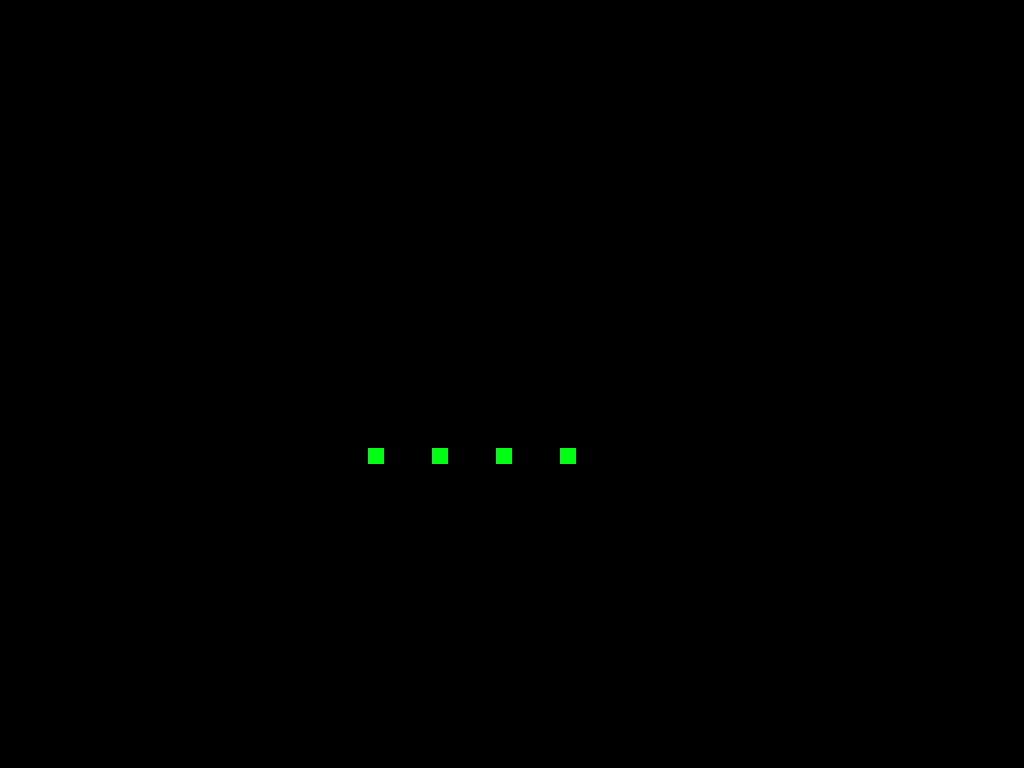

A level layout from a 2D game, rendered from its tile map. Below: a short description, then the map file with its tile-grid data intact:
An orthogonal 64x48 tile map with 16x16 px tiles, 1 tile layer (Calque de Tile 1).

<map version="1.0" orientation="orthogonal" renderorder="left-up" width="64" height="48" tilewidth="16" tileheight="16" nextobjectid="1">
 <tileset firstgid="1" name="tileset" tilewidth="16" tileheight="16" tilecount="2" columns="2">
  <image source="tileset.png" width="32" height="16" />
 </tileset>
 <layer name="Calque de Tile 1" width="64" height="48">
  <data encoding="csv">
0,0,0,0,0,0,0,0,0,0,0,0,0,0,0,0,0,0,0,1,1,1,1,0,0,0,0,0,0,0,0,0,0,0,0,0,0,0,0,0,0,0,0,0,0,0,0,0,0,0,0,0,0,0,0,0,0,0,0,0,0,0,0,0,
0,0,0,0,0,0,0,0,0,0,0,0,0,0,0,0,0,0,0,1,1,1,1,0,0,0,0,0,0,0,0,0,0,0,0,0,0,0,0,0,0,0,0,0,0,0,0,0,0,0,0,0,0,0,0,0,0,0,0,0,0,0,0,0,
0,0,0,0,0,0,0,0,0,0,0,0,0,0,0,0,0,0,0,1,1,1,1,0,0,0,0,0,0,0,0,0,0,0,0,0,0,0,0,0,0,0,0,0,0,0,0,0,0,0,0,0,0,0,0,0,0,0,0,0,0,0,0,0,
0,0,0,0,0,0,0,0,0,0,0,0,0,0,0,0,0,0,0,1,1,1,1,0,0,0,0,0,0,0,0,0,0,0,0,0,0,0,0,0,0,0,0,0,0,0,0,0,0,0,0,0,0,0,0,0,0,0,0,0,0,0,0,0,
0,0,0,0,0,0,0,0,0,0,0,0,0,0,0,0,0,0,0,1,1,1,1,0,0,0,0,0,0,0,0,0,0,0,0,0,0,0,0,0,0,0,0,0,0,0,0,0,0,0,0,0,0,0,0,0,0,0,0,0,0,0,0,0,
0,0,0,0,0,0,0,0,1,1,1,0,0,0,0,0,0,0,0,1,1,1,1,1,1,1,1,1,1,1,1,1,1,1,1,1,1,1,1,1,1,0,0,0,0,0,0,0,0,0,0,1,1,1,1,1,1,0,0,0,0,0,0,0,
0,0,0,0,0,0,0,0,1,1,1,0,0,0,0,0,0,0,0,1,1,1,1,1,1,1,1,1,1,1,1,1,1,1,1,1,1,1,1,1,1,0,0,0,0,0,0,0,0,0,0,1,1,1,1,1,1,0,0,0,0,0,0,0,
0,0,0,0,0,0,0,0,0,0,0,0,0,0,0,0,0,0,0,0,0,0,0,0,0,0,0,0,0,0,0,0,0,0,0,0,0,0,0,0,0,0,0,0,0,0,0,0,0,0,0,0,0,0,0,0,0,0,0,0,0,0,0,0,
0,0,0,0,0,0,0,0,0,0,0,0,0,0,0,0,0,0,0,0,0,0,0,0,0,0,0,0,0,0,0,0,0,0,0,0,0,0,0,0,0,0,0,0,0,0,0,0,0,0,0,0,0,0,0,0,0,0,0,0,0,0,0,0,
0,0,0,0,0,0,0,0,0,0,0,0,0,0,0,0,0,0,0,0,0,0,0,0,0,0,0,0,0,0,0,0,0,0,0,0,0,0,0,0,0,0,0,0,0,0,0,0,0,0,0,0,0,0,0,0,0,0,0,0,0,0,0,0,
0,0,0,0,0,0,0,0,0,0,0,0,0,0,0,0,0,0,0,0,0,0,0,0,0,0,0,0,0,0,0,0,0,0,0,0,0,0,0,0,0,0,0,0,0,0,0,0,0,0,0,0,0,0,0,0,0,0,0,0,0,0,0,0,
0,0,0,0,0,0,0,0,0,0,0,0,0,0,0,0,0,0,0,0,0,0,0,0,0,0,0,0,0,0,0,0,0,0,0,0,0,0,0,0,0,0,0,0,0,0,0,0,0,0,0,0,0,0,0,0,0,0,0,0,0,0,0,0,
0,0,0,0,0,0,0,0,0,0,0,0,0,0,0,0,0,0,0,0,0,0,0,0,0,0,0,0,0,0,0,0,0,0,0,0,0,0,0,0,0,0,0,0,0,0,0,0,0,0,0,0,0,0,0,0,0,0,0,0,0,0,0,0,
0,0,0,0,0,0,0,0,0,0,0,0,0,0,0,0,0,0,0,0,0,0,0,0,0,0,0,0,0,0,0,0,0,0,0,0,0,0,0,0,0,0,0,0,0,0,0,0,0,0,0,0,0,0,0,0,0,0,0,0,0,0,0,0,
0,0,0,0,0,0,0,0,0,0,0,0,0,0,0,0,0,0,0,0,0,0,0,0,0,0,0,0,0,0,0,0,0,0,0,0,0,0,0,0,0,0,0,0,0,0,0,0,0,0,0,0,0,0,0,0,0,0,0,0,0,0,0,0,
0,0,0,0,0,0,0,0,0,0,0,0,0,0,0,0,0,0,0,0,0,0,0,0,0,0,0,0,0,0,0,0,0,0,0,0,0,0,0,0,0,0,0,0,0,0,0,0,0,0,0,0,0,0,0,0,0,0,0,0,0,0,0,0,
0,0,0,0,0,0,0,0,0,0,0,0,0,0,0,0,0,1,1,1,1,1,1,1,1,1,1,0,0,0,0,0,0,0,0,0,0,0,0,0,0,0,0,0,0,0,0,0,0,0,0,0,0,0,0,0,0,0,0,0,0,0,0,0,
0,0,0,0,0,0,0,0,0,0,0,0,0,0,0,0,0,1,1,1,1,1,1,1,1,1,1,0,0,0,0,0,0,0,0,0,0,0,0,0,0,0,0,0,0,0,0,0,0,0,0,0,0,0,0,0,0,0,0,0,0,0,0,0,
0,0,0,0,0,0,0,0,0,0,0,0,0,0,0,0,0,1,1,0,0,0,0,0,0,0,0,0,0,0,0,0,0,0,0,0,0,0,0,0,0,0,0,0,0,0,0,0,0,0,0,0,0,0,0,0,0,0,0,0,0,0,0,0,
0,0,0,0,0,0,0,0,0,0,0,0,0,0,0,0,0,1,1,0,0,0,0,0,0,0,0,0,0,0,0,0,0,0,0,0,0,0,0,0,0,0,0,0,0,0,0,0,0,0,0,0,0,0,0,0,0,0,0,0,0,0,0,0,
0,0,0,0,0,0,0,0,1,1,1,0,0,0,0,0,0,1,1,0,0,0,0,0,0,0,0,0,0,0,0,0,0,0,0,0,0,0,0,0,0,0,0,0,0,0,0,0,0,0,0,0,0,0,0,0,0,0,0,0,0,0,0,0,
0,0,0,0,0,0,0,0,1,1,1,0,0,0,0,0,0,1,1,0,0,0,0,0,0,0,0,0,0,0,0,0,0,0,0,0,0,0,0,0,0,0,0,0,0,0,0,0,0,0,0,0,0,0,0,0,0,0,0,0,0,0,0,0,
0,0,0,0,0,0,0,0,1,1,1,0,0,0,0,0,0,1,1,0,0,0,0,0,0,0,0,0,0,0,0,0,0,0,0,0,0,0,0,0,0,0,0,0,0,0,0,0,0,0,0,0,0,0,0,0,0,0,0,0,0,0,0,0,
0,0,0,0,0,0,0,0,1,1,1,0,0,0,0,0,0,0,0,0,0,0,0,0,0,0,0,0,0,0,0,0,0,0,0,0,0,0,0,0,0,0,0,0,0,0,0,0,0,0,0,0,0,0,0,0,0,0,0,0,0,0,0,0,
0,0,0,0,0,0,0,0,1,1,1,0,0,0,0,0,0,0,0,0,0,0,0,0,0,0,0,0,0,0,0,0,0,0,0,0,0,0,0,0,0,0,0,0,0,0,0,0,0,0,0,0,0,0,0,0,0,0,0,0,0,0,0,0,
0,0,0,0,0,0,0,0,1,1,1,0,0,0,0,0,0,0,0,0,0,0,0,0,0,0,0,0,0,0,0,0,0,0,0,0,0,0,0,0,0,0,0,0,0,0,0,0,0,0,0,0,0,0,0,0,0,0,0,0,0,0,0,0,
1,1,1,1,1,1,1,1,1,1,1,0,0,0,0,0,0,0,0,0,0,0,0,0,0,0,0,0,0,0,0,0,0,0,0,0,0,0,0,0,0,0,0,0,0,0,0,0,0,0,0,0,0,0,0,0,0,0,1,1,1,1,1,1,
1,1,1,1,1,1,1,1,1,1,1,0,0,0,0,0,0,0,0,0,0,0,0,0,0,0,0,0,0,0,0,0,0,0,0,0,0,0,0,0,0,0,0,0,0,0,0,0,0,0,0,0,0,0,0,0,0,0,1,1,1,1,1,1,
1,1,1,1,1,1,1,1,1,1,1,0,0,0,0,0,0,0,0,0,0,0,0,2,0,0,0,2,0,0,0,2,0,0,0,2,0,0,0,0,0,0,0,0,0,0,0,0,0,0,0,0,0,0,0,0,0,0,1,1,1,1,1,1,
0,0,0,0,0,0,0,0,0,0,0,0,0,0,0,0,0,0,0,0,0,0,0,0,0,0,0,0,0,0,0,0,0,0,0,0,0,0,0,0,0,0,0,0,0,0,0,0,0,0,0,0,0,0,0,0,0,0,0,0,0,0,0,0,
0,0,0,0,0,0,0,0,0,0,0,0,0,0,0,0,0,0,0,0,0,0,0,0,0,0,0,0,0,0,0,0,0,0,0,0,0,0,0,0,0,0,0,0,0,0,0,0,0,0,0,0,0,0,0,0,0,0,0,0,0,0,0,0,
0,0,0,0,0,0,0,0,0,0,0,0,0,0,0,0,0,0,0,1,1,1,1,1,1,1,1,1,1,1,1,1,1,1,1,1,1,1,1,1,1,0,0,0,0,0,0,0,0,0,0,0,0,0,0,0,0,0,0,0,0,0,0,0,
0,0,0,0,0,0,0,0,0,0,0,0,0,0,0,0,0,0,0,1,1,1,1,1,1,1,1,1,1,1,1,1,1,1,1,1,1,1,1,1,1,0,0,0,0,0,0,0,0,0,0,0,0,0,0,0,0,0,0,0,0,0,0,0,
0,0,0,0,0,0,0,0,0,0,0,0,0,0,0,0,0,0,0,1,1,1,1,0,0,0,0,0,0,0,0,0,0,0,0,0,0,0,0,0,0,0,0,0,0,0,0,0,0,0,0,0,0,0,0,0,0,0,0,0,0,0,0,0,
0,0,0,0,0,0,0,0,0,0,0,0,0,0,0,0,0,0,0,1,1,1,1,0,0,0,0,0,0,0,0,0,0,0,0,0,0,0,0,0,0,0,0,0,0,0,0,0,0,0,0,0,0,0,0,0,0,0,0,0,0,0,0,0,
0,0,0,0,0,0,0,0,0,0,0,0,0,0,0,0,0,0,0,1,1,1,1,0,0,0,0,0,0,0,0,0,0,0,0,0,0,0,0,0,0,0,0,0,0,0,0,0,0,0,0,0,0,0,0,0,0,0,0,0,0,0,0,0,
0,0,0,0,0,0,0,0,0,0,0,0,0,0,0,0,0,0,0,1,1,1,1,0,0,0,0,0,0,0,0,0,0,0,0,0,0,0,0,0,0,0,0,0,0,0,0,0,0,0,0,0,0,0,0,0,0,0,0,0,0,0,0,0,
0,0,0,0,0,0,0,0,0,0,0,0,0,0,0,0,0,0,0,1,1,1,1,0,0,0,0,0,0,0,0,0,0,0,0,0,0,0,0,0,0,0,0,0,0,0,0,0,0,0,0,0,0,0,0,0,0,0,0,0,0,0,0,0,
0,0,0,0,0,0,0,0,0,0,0,0,0,0,0,0,0,0,0,1,1,1,1,0,0,0,0,0,0,0,0,0,0,0,0,0,0,0,0,0,0,0,0,0,0,0,0,0,0,0,0,0,0,0,0,0,0,0,0,0,0,0,0,0,
0,0,0,0,0,0,0,0,0,0,0,0,0,0,0,0,0,0,0,1,1,1,1,0,0,0,0,0,0,0,0,0,0,0,0,0,0,0,0,0,0,0,0,0,0,0,0,0,0,0,0,0,0,0,0,0,0,0,0,0,0,0,0,0,
0,0,0,0,0,0,0,0,0,0,0,0,0,0,0,0,0,0,0,1,1,1,1,0,0,0,0,0,0,0,0,0,0,0,0,0,0,0,0,0,0,1,1,1,1,1,1,1,1,1,1,1,1,1,1,1,1,0,0,0,0,0,0,0,
0,0,0,0,0,0,0,0,0,0,0,0,0,0,0,0,0,0,0,1,1,1,1,0,0,0,0,0,0,0,0,0,0,0,0,0,0,0,0,0,0,1,1,1,1,1,1,1,1,1,1,1,1,1,1,1,1,0,0,0,0,0,0,0,
0,0,0,0,0,0,0,0,0,0,0,0,0,0,0,0,0,0,0,1,1,1,1,0,0,0,0,0,0,0,0,0,0,0,0,0,0,0,0,0,0,0,0,0,0,0,0,0,0,0,0,0,0,0,0,0,0,0,0,0,0,0,0,0,
0,0,0,0,0,0,0,0,0,0,0,0,0,0,0,0,0,0,0,1,1,1,1,0,0,0,0,0,0,0,0,0,0,0,0,0,0,0,0,0,0,0,0,0,0,0,0,0,0,0,0,0,0,0,0,0,0,0,0,0,0,0,0,0,
0,0,0,0,0,0,0,0,0,0,0,0,0,0,0,0,0,0,0,1,1,1,1,0,0,0,0,0,0,0,0,0,0,0,0,0,0,0,0,0,0,0,0,0,0,0,0,0,0,0,0,0,0,0,0,0,0,0,0,0,0,0,0,0,
0,0,0,0,0,0,0,0,0,0,0,0,0,0,0,0,0,0,0,1,1,1,1,0,0,0,0,0,0,0,0,0,0,0,0,0,0,0,0,0,0,0,0,0,0,0,0,0,0,0,0,0,0,0,0,0,0,0,0,0,0,0,0,0,
0,0,0,0,0,0,0,0,0,0,0,0,0,0,0,0,0,0,0,1,1,1,1,0,0,0,0,0,0,0,0,0,0,0,0,0,0,0,0,0,0,0,0,0,0,0,0,0,0,0,0,0,0,0,0,0,0,0,0,0,0,0,0,0,
0,0,0,0,0,0,0,0,0,0,0,0,0,0,0,0,0,0,0,1,1,1,1,0,0,0,0,0,0,0,0,0,0,0,0,0,0,0,0,0,0,0,0,0,0,0,0,0,0,0,0,0,0,0,0,0,0,0,0,0,0,0,0,0
</data>
 </layer>
</map>
